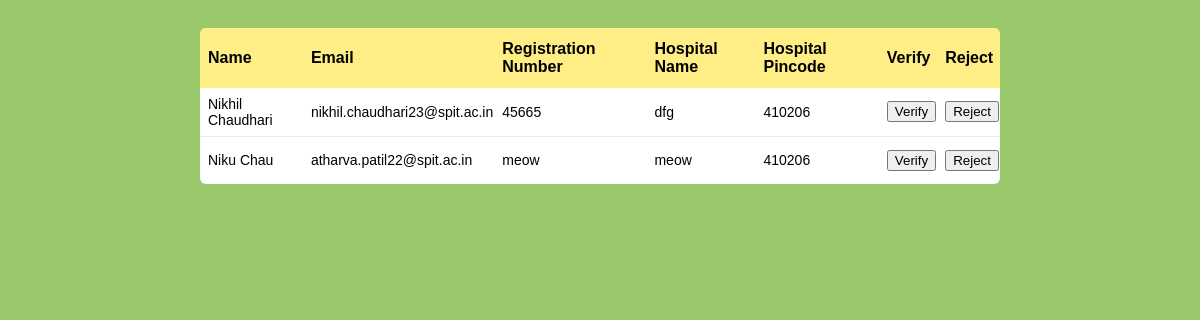
The page /auth/approve/ (signed in) on the database its author committed.
### register/models.py (models this page shows, shortened)
class Doctor(models.Model):
    user = models.OneToOneField(User, on_delete=models.CASCADE)
    fname = models.CharField(max_length=100)
    lname = models.CharField(max_length=100)
    email = models.EmailField(max_length=100)
    phone = models.CharField(max_length=100)
    registration_number = models.CharField(max_length=100,blank=True)
    specialization = models.CharField(max_length=100,blank=True)
    hospital_name = models.CharField(max_length=100,blank=True)
    hospital_address = models.CharField(max_length=100,blank=True)
    hospital_phone = models.CharField(max_length=100,blank=True)
    hospital_email = models.EmailField(max_length=100,blank=True)
    hospital_pincode = models.CharField(max_length=100,blank=True)
    hospital_city = models.CharField(max_length=100,blank=True)
    verify = models.BooleanField(default=False)

### register/views.py (the view, shortened to what this page needs)
# urls.py: path('approve/', views.approve, name='approve'),
@login_required(login_url='/auth/adminlogin')
def approve(request):
    doctors = Doctor.objects.filter(verify=False)
    return render(request, 'administration/approve.html',{'doctors':doctors})

### templates/administration/approve.html (shortened to what this page needs)
<!DOCTYPE html>
{% load static %}
<html lang="en">
<head>
    <link rel="stylesheet" href="{% static 'css/approve.css' %}">
</head>
<body>
    <table>
        <thead>
          <tr>
            <th>Name</th>
            <th>Email</th>
            <th>Registration Number</th>
            <th>Hospital Name</th>
            <th>Hospital Pincode</th>
            <th>Verify</th>
            <th>Reject</th>
          </tr>
        </thead>
        <tbody>
            {% for doctor in doctors %}
            <tr>
                <td>{{ doctor.fname }} {{ doctor.lname }}</td>
                <td>{{ doctor.email }}</td>
                <td>{{ doctor.registration_number }}</td>
                <td>{{ doctor.hospital_name }}</td>
                <td>{{ doctor.hospital_pincode }}</td>
                <td><form action="" method="POST">{% csrf_token %} <input type="text" value="{{doctor.email}}" name="doctor_user" hidden> <button type="submit" name="verify">Verify</button> </form></td>
                <td><form action="" method="POST">{% csrf_token %} <input type="text" value="{{doctor.email}}" name="doctor_user" hidden> <button type="submit" name="reject">Reject</button> </form></td>
            </tr>
            {% endfor %}
        </tbody>
    </table>
</body>
</html>

### static/css/approve.css (style rules this page uses)
table { border-spacing: 1; border-collapse: collapse; background: white; border-radius: 6px; overflow: hidden; max-width: 800px; width: 100%; margin: 0 auto; position: relative; }
table * { position: relative; }
table td, table th { padding-left: 8px; }
table thead tr { height: 60px; background: #FFED86; font-size: 16px; }
table tbody tr { height: 48px; border-bottom: 1px solid #E3F1D5; }
table tbody tr:last-child { border: 0; }
table td, table th { text-align: left; }
body { background: #9BC86A; font: 400 14px "Calibri", "Arial"; padding: 20px; }

### rows shown on the page
Doctor: fname "Nikhil", lname "Chaudhari", email "nikhil.chaudhari23@spit.ac.in", registration_number "45665", hospital_name "dfg", hospital_pincode "410206"
Doctor: fname "Niku", lname "Chau", email "atharva.patil22@spit.ac.in", registration_number "meow", hospital_name "meow", hospital_pincode "410206"
